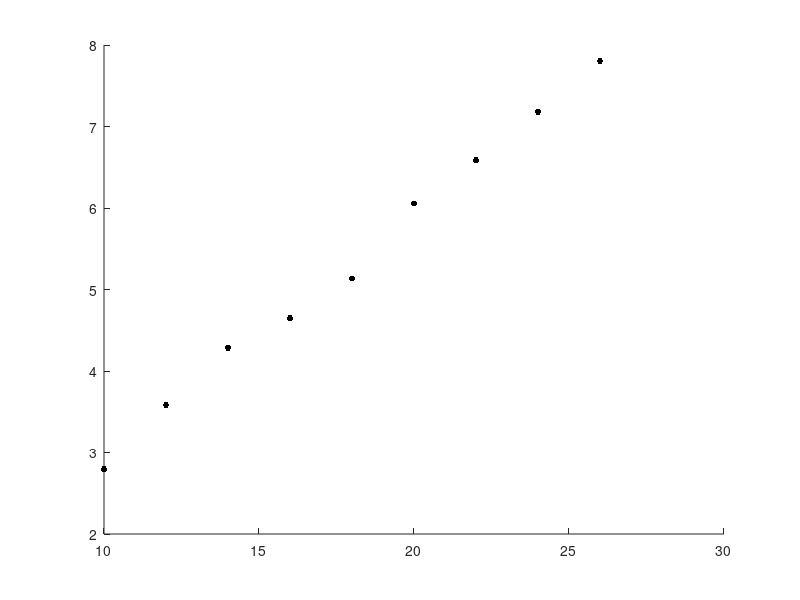

Recreate this plot in MATLAB.
u =(10:2:26);
i =[0.065 0.081 0.099 0.117 0.137 0.156 0.177 0.200 0.220];
v1=[2.795 3.582 4.286 4.648 5.133 6.056 6.587 7.180 7.803];
r=0.5*103.84*10^(-3);
s=pi*r*r;
rho=1.185;
p0=u.*i
p1=0.5.*rho.*s.*(v1.^3)
ita=p1./p0

uv=scatter(u, v1, 200, 'k', '.');


M=[u' ones(9,1)];
k=M\(v1');
v1pre=(M*k)'
